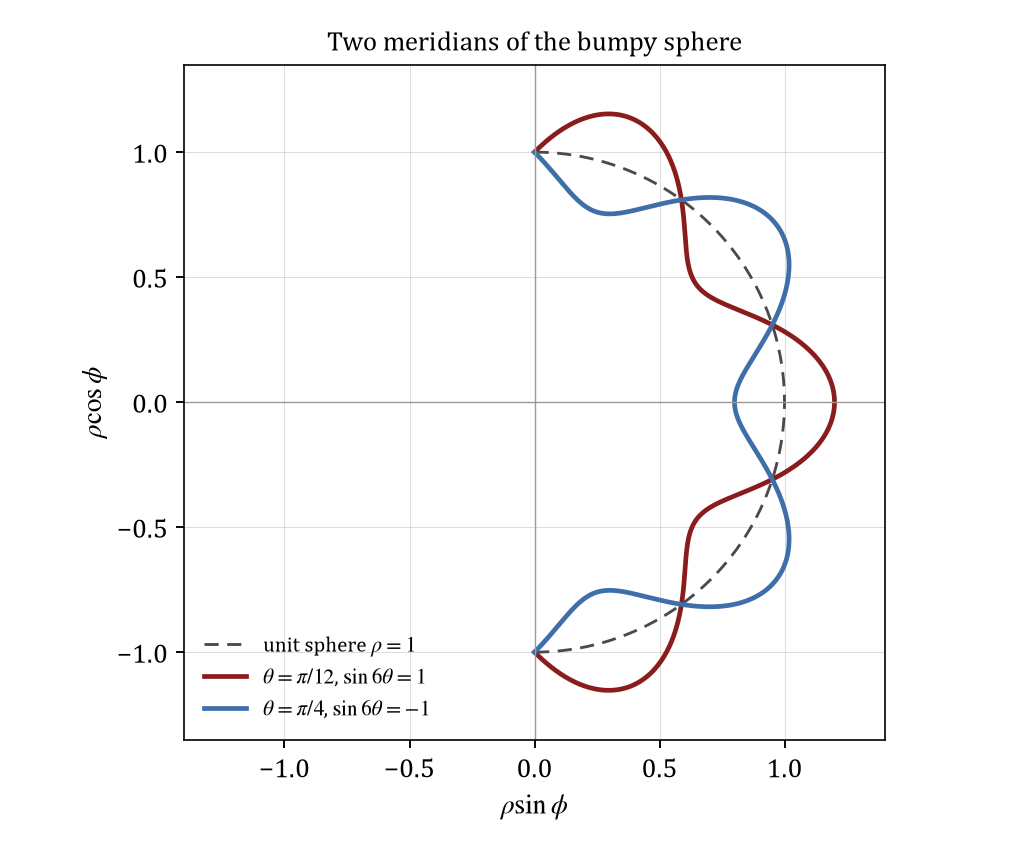

The script that saved this image:
"""Draw two meridians of the bumpy sphere against the unit circle.

At theta = pi/12 the factor sin(6 theta) equals 1, so the meridian reaches
rho = 1 + sin(5 phi)/5. At theta = pi/4 it equals minus 1, so the meridian
reaches rho = 1 - sin(5 phi)/5. Both are drawn in the plane y = 0.
"""

import base64
from pathlib import Path

import matplotlib

matplotlib.use("Agg")

import matplotlib.pyplot as plt
import numpy as np

FIGURE_NAME = "part1_figure2"


def main():
    """Render the two meridians and write the two output files."""
    plt.rcParams.update(
        {
            "font.family": "serif",
            "font.serif": ["Cambria", "STIX Two Text", "DejaVu Serif"],
            "mathtext.fontset": "stix",
            "axes.linewidth": 0.7,
            "font.size": 11.5,
        }
    )

    polar = np.linspace(0.0, np.pi, 600)
    outer = 1.0 + 0.2 * np.sin(5.0 * polar)
    inner = 1.0 - 0.2 * np.sin(5.0 * polar)

    figure, axes = plt.subplots(figsize=(6.0, 5.0))
    axes.plot(np.sin(polar), np.cos(polar), color="#4a4a4a", linewidth=1.2,
              linestyle=(0, (5, 3)), label=r"unit sphere $\rho = 1$")
    axes.plot(outer * np.sin(polar), outer * np.cos(polar), color="#8a1c1c", linewidth=2.0,
              label=r"$\theta = \pi/12$, $\sin 6\theta = 1$")
    axes.plot(inner * np.sin(polar), inner * np.cos(polar), color="#3f6fa8", linewidth=2.0,
              label=r"$\theta = \pi/4$, $\sin 6\theta = -1$")

    axes.axhline(0.0, color="#9a9a9a", linewidth=0.6)
    axes.axvline(0.0, color="#9a9a9a", linewidth=0.6)

    axes.set_aspect("equal")
    axes.set_xlim(-1.4, 1.4)
    axes.set_ylim(-1.35, 1.35)
    axes.set_xlabel(r"$\rho\sin\phi$")
    axes.set_ylabel(r"$\rho\cos\phi$")
    axes.set_title("Two meridians of the bumpy sphere", fontsize=11.5)
    axes.grid(True, linewidth=0.4, alpha=0.45)
    axes.legend(loc="lower left", fontsize=9.0, frameon=False)

    figure.tight_layout()
    output = Path(__file__).with_name(FIGURE_NAME + ".png")
    figure.savefig(output, dpi=170)
    plt.close(figure)

    encoded = base64.b64encode(output.read_bytes()).decode("ascii")
    Path(__file__).with_name(FIGURE_NAME + ".b64.txt").write_text(encoded, encoding="ascii")
    print(f"saved {output.name} and {FIGURE_NAME}.b64.txt ({len(encoded)} base64 characters)")


if __name__ == "__main__":
    main()
